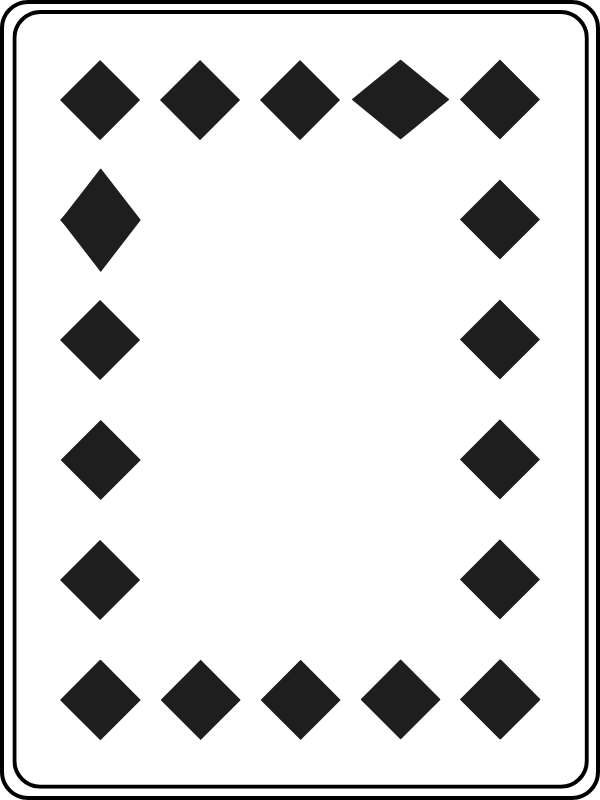
#> input picture Task 2: Where my diamonds at?/pics/tc1-1.png, 600 x 800 px
$ python main.py
#> lines starting #> are read from the running program, lines starting #| are printed output that depends on the picture; after the words box and inside, x2 and y2 are one past the last pixel; in counts of white or black regions, pixels touching at a corner belong together
### Task 2: Where my diamonds at?/process_image.py
import cv2
import numpy as np

BLACK: int = 0
GRAY: int = 28
WHITE: int = 255


class Process:
    def __init__(self, image: np.ndarray, border_value: int, bg_value: int, tolerance: int = 2) -> None:
        self._image = image
        self._border_value = border_value
        self._bg_value = bg_value
        self._TOLERANCE = tolerance  # 2 is the tightest tolerance

    def _remove_border(self) -> None:
        height, width = self._image.shape
#> height = 800; width = 600
        for y in range(height):
            for x in range(width):
                if self._image[y][x] == self._border_value:
                    self._image[y][x] = self._bg_value
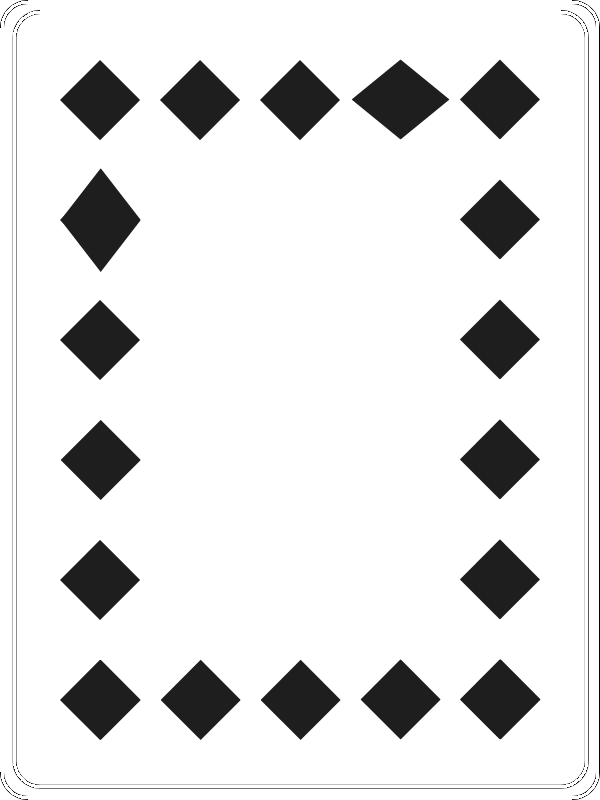
#> self._image: shape (800, 600); min 1, max 255, mean 225.6
        # cv2.imshow('Border removed', self._image)
        # cv2.waitKey(0)

    # Crops the image to remove the remaining pixels that are not the background
    def _crop(self) -> None:
        height, width = self._image.shape
#> height = 800; width = 600
        # Left crop
        for x in range(width):
            if self._image[0][x] != self._bg_value:
                self._image = self._image[:, x + 1:]
                _, width = self._image.shape
                break
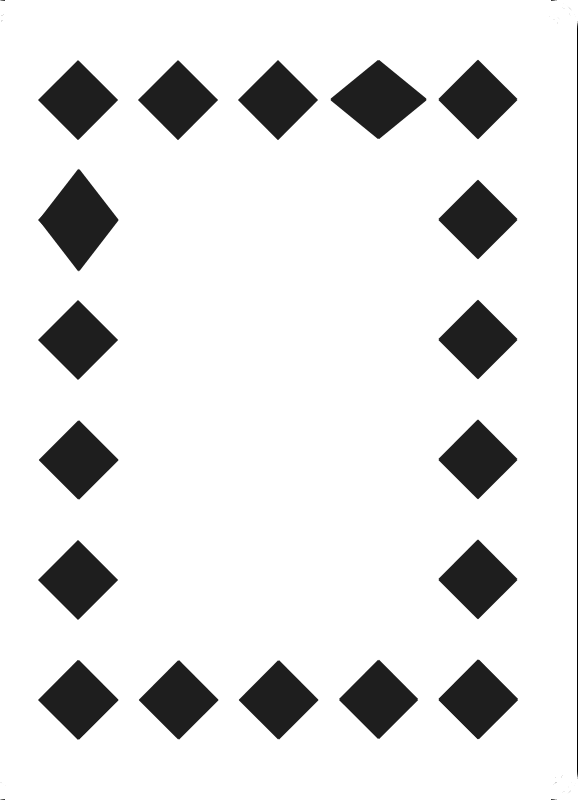
#> self._image: shape (800, 578); min 1, max 255, mean 225.6
#> after the loop, width = 578
        # Right crop
        for x in range(width - 1, -1, -1):
            if self._image[height - 1][x] != self._bg_value:
                self._image = self._image[:, :x - 1]
                _, width = self._image.shape
                break
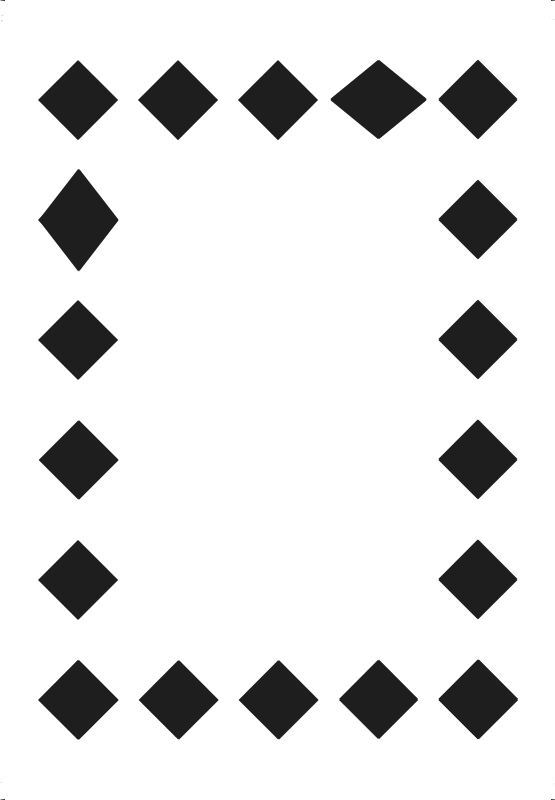
#> self._image: shape (800, 555); min 30, max 255, mean 224.8
#> after the loop, width = 555
        # Top crop
        for y in range(height):
            if self._image[y][0] != self._bg_value:
                self._image = self._image[y + 1:, :]
                height, _ = self._image.shape
                break
#> after the loop, height = 799
        # Bottom crop
        for y in range(height - 1, -1, -1):
            if self._image[y][width - 1] == self._bg_value:
                self._image = self._image[:y - 1, :]
                break
#> this loop made 2 passes
#> pass 2, in _crop, `self._image = self._image[:y - 1, :]`:
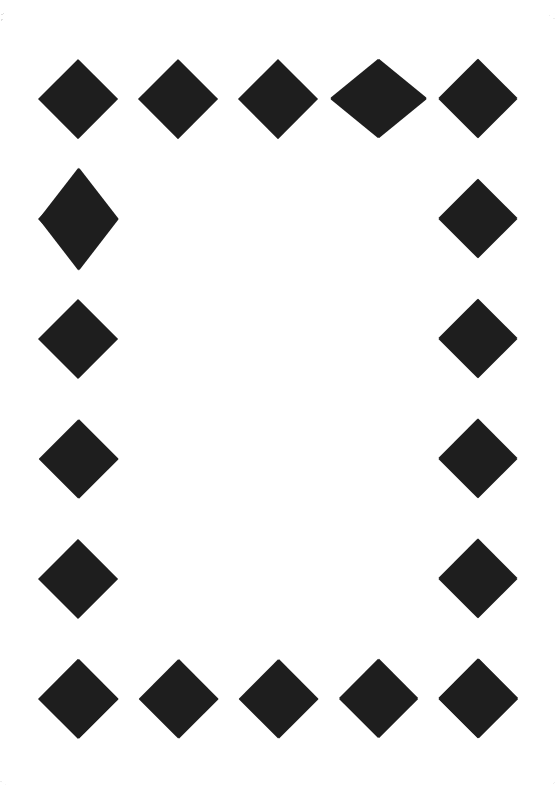
#> self._image: shape (796, 555); min 30, max 255, mean 224.7
        # cv2.imshow('Cropped', self._image)
        # cv2.waitKey(0)

    def process(self) -> np.ndarray:
        self._remove_border()

        # Remove remnants of the border (salt and pepper noise)
        self._image = cv2.medianBlur(self._image, 3)
        # cv2.imshow('Median blur', self._image)
        # cv2.waitKey(0)

        self._crop()

        # Remove any pixels that are not the required color
        self._image[self._image > GRAY + self._TOLERANCE] = WHITE
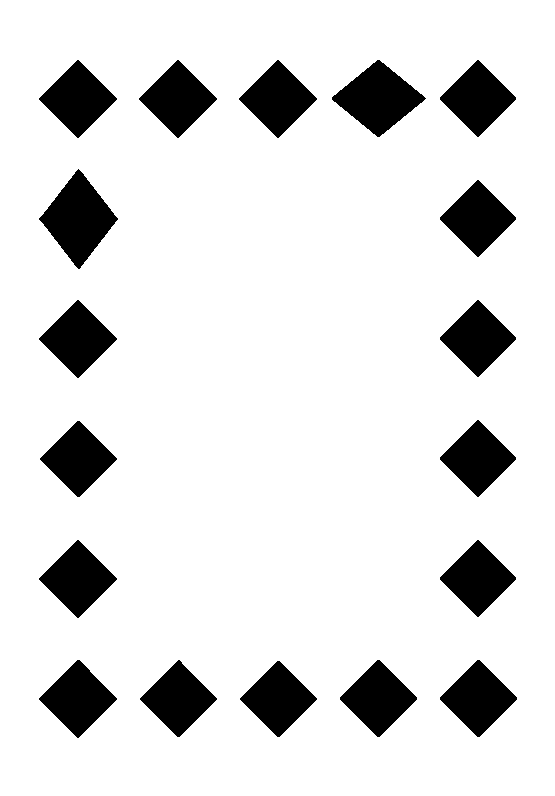
#> self._image: shape (796, 555); values 30 (black) and 255 (white), 87.1% white; 18 black regions, largest, box (x1, y1, x2, y2) and area: (39, 169, 118, 269) 3997, (332, 60, 426, 137) 3750, (39, 660, 117, 738) 3131
        self._image[self._image < GRAY - self._TOLERANCE] = WHITE
        # cv2.imshow('Pixel color filter', self._image)
        # cv2.waitKey(0)

        # Convert the image to binary
        _, self._image = cv2.threshold(self._image, 254, 255, cv2.THRESH_BINARY)
        return self._image

### Task 2: Where my diamonds at?/start_finder.py
import numpy as np


class StartFinder:
    def __init__(self, image: np.ndarray, target: int) -> None:
#> called with target = 0
        self._image: np.ndarray = image
        self._height, self._width = image.shape
#> self._height = 796; self._width = 555
        self._target: int = target

    def top(self) -> tuple[int, int]:
        for y in range(self._height):
            for x in range(self._width):
                if self._image[y][x] == self._target:
                    return x, y
        raise ValueError('Target not found')

    def left(self) -> tuple[int, int]:
        for x in range(self._width):
            for y in range(self._height):
                if self._image[y][x] == self._target:
                    return x, y
        raise ValueError('Target not found')

### Task 2: Where my diamonds at?/vertices_finder.py
import numpy as np

# To account for pixel inaccuracies
MIN_RATIO: float = 0.96
MAX_RATIO: float = 1.04


class VerticesFinder:
    def __init__(self, image: np.ndarray, target: int, initial_vertex: tuple[int, int], direction: str) -> None:
        self._image: np.ndarray = image
        self._height, self._width = image.shape
        self._target: int = target
        self._initial_vertex = initial_vertex
        self._start_x, self._start_y = initial_vertex
        self._direction: str = direction

    def _top(self) -> tuple[tuple[int, int], tuple[int, int], tuple[int, int]]:
        # Find bottom vertex
        y: int = self._start_y
        for y in range(self._start_y, self._height):
            if self._image[y, self._start_x] != self._target:
                break
        bottom_vertex: tuple[int, int] = self._start_x, y - 1

        mid_y: int = (self._start_y + bottom_vertex[1]) // 2

        # Find right vertex
        x = self._start_x
        for x in range(self._start_x, self._width):
            if self._image[mid_y, x] != self._target:
                break
        right_vertex: tuple[int, int] = x - 1, mid_y

        # Find left vertex
        left_vertex: tuple[int, int] = 2 * self._start_x - right_vertex[0], mid_y

        return bottom_vertex, left_vertex, right_vertex

    def _left(self) -> tuple[tuple[int, int], tuple[int, int], tuple[int, int]]:
        # Find right vertex
        x: int = self._start_x
        for x in range(self._start_x, self._width):
            if self._image[self._start_y, x] != self._target:
                break
        right_vertex: tuple[int, int] = x - 1, self._start_y

        mid_x: int = (self._start_x + right_vertex[0]) // 2

        # Find bottom vertex
        y = self._start_y
        for y in range(self._start_y, self._height):
            if self._image[y, mid_x] != self._target:
                break
        bottom_vertex: tuple[int, int] = mid_x, y - 1

        # Find top vertex
        top_vertex: tuple[int, int] = mid_x, 2 * self._start_y - bottom_vertex[1]

        return top_vertex, bottom_vertex, right_vertex

    def vertices(self) -> tuple[tuple[int, int], tuple[int, int], tuple[int, int], tuple[int, int]]:
        # top, bottom, left, right
        match self._direction:
            case 'top':
                bottom_vertex, left_vertex, right_vertex = self._top()
                return self._initial_vertex, bottom_vertex, left_vertex, right_vertex

            case 'left':
                top_vertex, bottom_vertex, right_vertex = self._left()
                return top_vertex, bottom_vertex, self._initial_vertex, right_vertex

            case _:
                raise ValueError(f'Invalid direction: {self._direction}')

    def aspect_ratio(self) -> float:
        top_vertex, bottom_vertex, left_vertex, right_vertex = self.vertices()
        width = right_vertex[0] - left_vertex[0]
        height = bottom_vertex[1] - top_vertex[1]
        try:
            ratio: float = round(width / height, 2)
        except ZeroDivisionError:
            return 0

        # To account for pixel inaccuracies
        if MIN_RATIO < ratio < MAX_RATIO:
            return 1

        return ratio

### Task 2: Where my diamonds at?/main.py
import cv2
import numpy as np
import process_image as pi
import start_finder as sf
import vertices_finder as vf

BLACK: int = 0
WHITE: int = 255

TEST_CASES_1: tuple[str, str, str] = ('pics/tc1-1.png', 'pics/tc1-2.png', 'pics/tc1-3.png')
TEST_CASES_2: tuple[str, str, str] = ('pics/tc2-1.png', 'pics/tc2-2.png', 'pics/tc2-3.png')

SUIT_DICT: dict[int, str] = {
    0: 'Hearts',
    1: 'Clubs',
    2: 'Spades',
    3: 'Diamonds'
}

VALUE_DICT: dict[int, str] = {
    0: "Ace",
    1: '2',
    2: '3',
    3: '4',
    4: '5',
    5: '6',
}


# Traverse the top row
def horizontal_ratios(image: np.ndarray, target: int) -> list[float]:
    start_x, start_y = sf.StartFinder(image, target).left()
#> start_x = 39; start_y = 98
    ratios: list[float] = []
    _, width = image.shape
#> width = 555
    for x in range(start_x, width):
        if image[start_y][x] == target and image[start_y][x - 1] != target:
            ratio: float = vf.VerticesFinder(image, target, (x, start_y), 'left').aspect_ratio()
            if ratio != 0:
                ratios.append(ratio)
#> this loop made 516 passes
#> ratio on passes 1, 101, 201, 294, 402: 1, 1, 1, 1.22, 1
#> after the loop, ratios = [1, 1, 1, 1.22, 1]
    return ratios


# Traverse the left column
def vertical_ratios(image: np.ndarray, target: int, start_x: int = 0, start_y: int = 0) -> list[float]:
    ratios: list[float] = []
    height, _ = image.shape
    for y in range(start_y, height):
        if image[y][start_x] == target and image[y - 1][start_x] != target:
            ratio: float = vf.VerticesFinder(image, target, (start_x, y), 'top').aspect_ratio()
            if ratio != 0:
                ratios.append(ratio)
    return ratios


# Required function
def output(image: np.ndarray, target: int, suit: str | None = None, value: str | None = None) -> str:
    if suit is None:
        suit_ratios: list[float] = horizontal_ratios(image, BLACK)
#> suit_ratios = [1, 1, 1, 1.22, 1]
        suit_min: float = min(suit_ratios)
#> suit_min = 1
        suit_max: float = max(suit_ratios)
#> suit_max = 1.22

        # Check the minimum and maximum ratios of the rop row to determine the nature of the card
        if suit_min == 1 and suit_max == 1:  # the card is upside down and not a 6
            image = cv2.flip(image, -1)  # hold the card upright
            return output(image, target, suit, value)  # try again

        if suit_min < 1 and suit_max == 1:  # the card is upside down and a 6
            value = VALUE_DICT[5]  # the card is a 6 (since it is upside down)
            image = cv2.flip(image, -1)  # hold the card upright
            return output(image, target, suit, value)  # try again

        if suit_min < 1 < suit_max:  # the card is upright and an ace
            suit = SUIT_DICT[suit_ratios.index(suit_max) - 1]  # minus 1 because there are 5 diamonds but only 4 suits
            value = VALUE_DICT[0]  # the card is an ace
            return output(image, target, suit, value)

        # the card is upright and not an ace
        suit = SUIT_DICT[suit_ratios.index(suit_max) - 1]  # minus 1 because there are 5 diamonds but only 4 suits
#> suit = 'Spades'

    # if the upright card is not an ace and the upside down card is not a 6
    if value is None:
        top_x, top_y = sf.StartFinder(image, target).top()
#> top_x = 77; top_y = 60
        value_ratios = vertical_ratios(image, target, top_x, top_y)
#> the loop in vertical_ratios, `for y in range(start_y, height):` made 736 passes
#> ratio on passes 1, 111, 241, 362, 481, 601: 1, 0.82, 1, 1.04, 1, 1
#> after the loop in vertical_ratios, `for y in range(start_y, height):`: ratios = [1, 0.82, 1, 1.04, 1, 1]
#> value_ratios = [1, 0.82, 1, 1.04, 1, 1]
        value = VALUE_DICT[value_ratios.index(min(value_ratios))]
#> value = '2'

    output_: str = f'{value} of {suit}'
#> output_ = '2 of Spades'
    print(output_)
#| 2 of Spades
    cv2.imshow(output_, image)
    cv2.waitKey(0)
    return output_


def main() -> None:
    # Select the test case from here
    # test_cases: tuple[str, str, str] = TEST_CASES_1
    # test_cases: tuple[str, str, str] = TEST_CASES_2

    test_cases: tuple = TEST_CASES_1 + TEST_CASES_2
    result: str = ''
    for test_case in test_cases:
        image = cv2.imread(test_case, cv2.IMREAD_GRAYSCALE)
        image = pi.Process(image, BLACK, WHITE).process()
        result += f'{output(image, BLACK)}, '
#> result = '2 of Spades, '
#> pass 2 of the loop in main, `for test_case in test_cases:`:
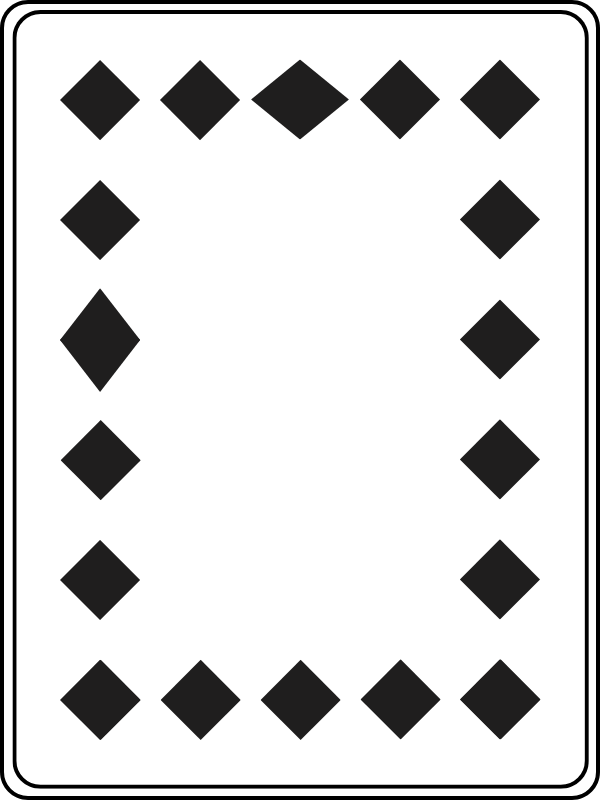
#> input picture Task 2: Where my diamonds at?/pics/tc1-2.png, 600 x 800 px
#> after the loop in _crop (call 2), `for x in range(width):`: width = 578
#> after the loop in _crop (call 2), `for x in range(width - 1, -1, -1):`:
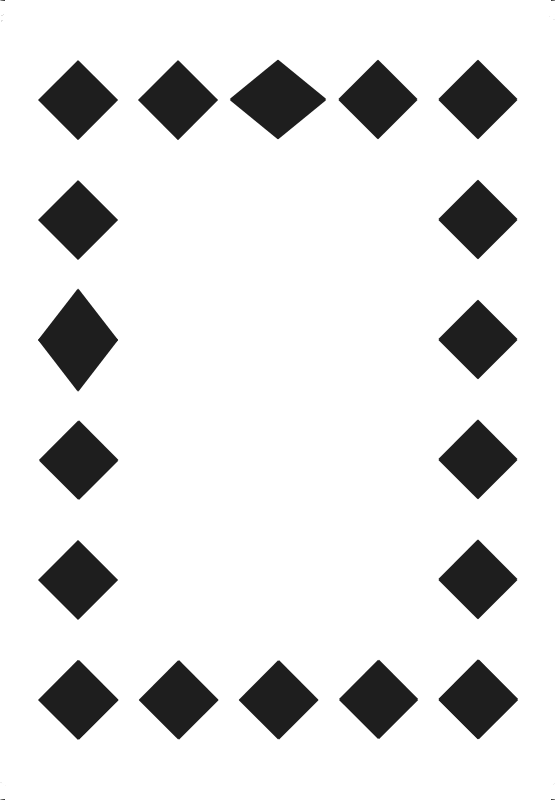
#> self._image: shape (800, 555); min 30, max 255, mean 224.8
#> after the loop in _crop (call 2), `for x in range(width - 1, -1, -1):`: width = 555
#> after the loop in _crop (call 2), `for y in range(height):`: height = 799
#> in process (call 2), `self._image[self._image > GRAY + self._TOLERANCE] = WHITE`:
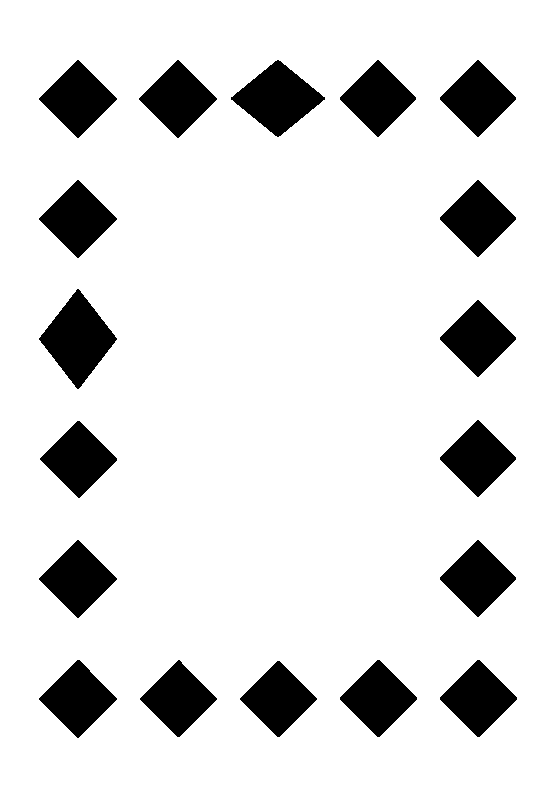
#> self._image: shape (796, 555); values 30 (black) and 255 (white), 87.1% white; 18 black regions, largest, box (x1, y1, x2, y2) and area: (39, 289, 117, 389) 3994, (231, 60, 325, 137) 3750, (39, 660, 117, 738) 3131
#> the loop in horizontal_ratios (call 2), `for x in range(start_x, width):` made 516 passes
#> the loop in vertical_ratios (call 2), `for y in range(start_y, height):` made 736 passes
#| 3 of Clubs
#> result = '2 of Spades, 3 of Clubs, '
#> pass 3 of the loop in main, `for test_case in test_cases:`:
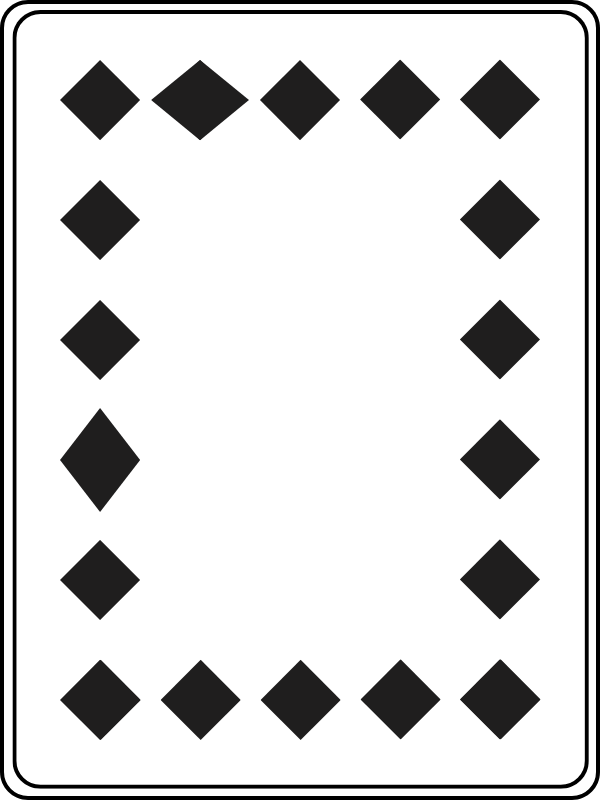
#> input picture Task 2: Where my diamonds at?/pics/tc1-3.png, 600 x 800 px
#> after the loop in _crop (call 3), `for x in range(width):`: width = 578
#> after the loop in _crop (call 3), `for x in range(width - 1, -1, -1):`:
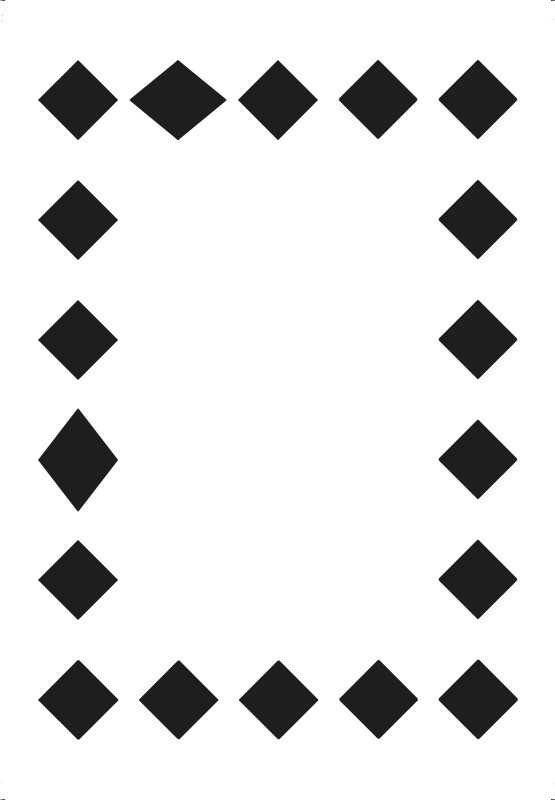
#> self._image: shape (800, 555); min 30, max 255, mean 224.8
#> after the loop in _crop (call 3), `for x in range(width - 1, -1, -1):`: width = 555
#> after the loop in _crop (call 3), `for y in range(height):`: height = 799
#> in process (call 3), `self._image[self._image > GRAY + self._TOLERANCE] = WHITE`:
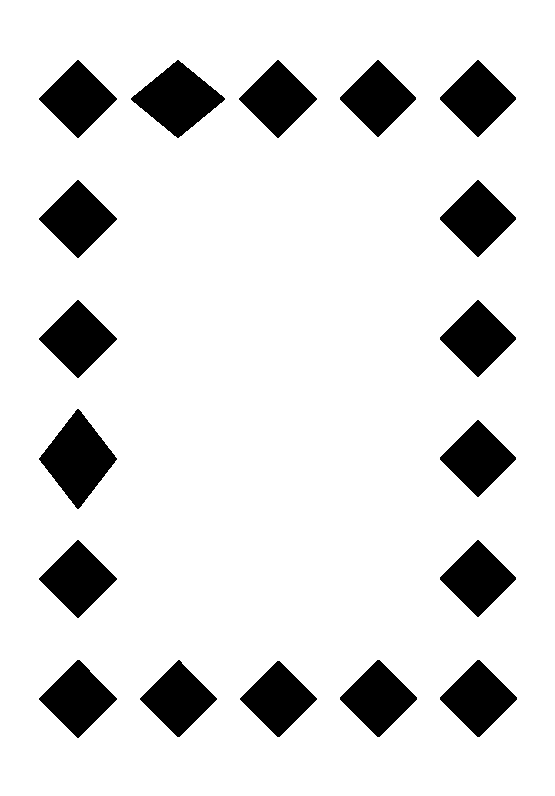
#> self._image: shape (796, 555); values 30 (black) and 255 (white), 87.1% white; 18 black regions, largest, box (x1, y1, x2, y2) and area: (39, 409, 117, 509) 4002, (131, 60, 225, 138) 3765, (39, 660, 117, 738) 3131
#| 4 of Hearts
#> result = '2 of Spades, 3 of Clubs, 4 of Hearts, '
#> the loop made 6 passes; the first 3 are shown
    result += '\b\b'  # remove trailing comma and space; on some terminals it may not work
    print(f'Final result: {result}')


if __name__ == '__main__':
    main()
